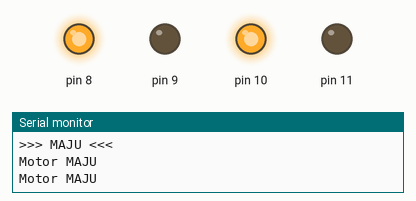
A sketch run on a simulated Arduino Uno, built with avr-gcc and run on an emulated ATmega328P. On the bench: output pins drawn as LEDs (lit = HIGH), the last lines printed to the serial monitor.

Above: at 1.0 s.
At 2.5 s:
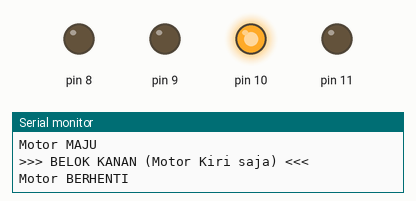
At 4.0 s:
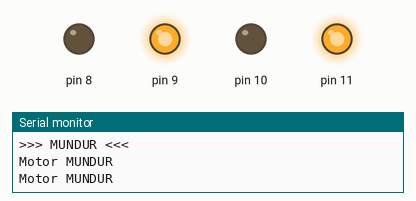
At 6.5 s:
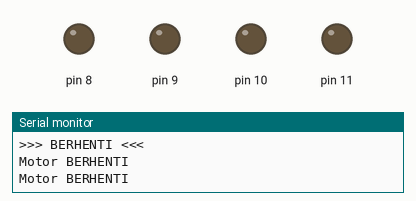
Timing chart, 0 to 10.4 s (numbered marks = the images above):
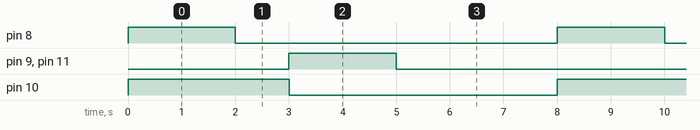

The sketch:

16d.ino
```cpp
// ==========================================
// (1) DEFINISI CLASS MOTORDC ("Library")
// ==========================================
class MotorDC {
  private:
    byte pinIN1;  // Pin kontrol arah 1
    byte pinIN2;  // Pin kontrol arah 2
    byte pinPWM;  // Pin kecepatan (PWM) - optional

  public:
    // Constructor untuk motor tanpa kontrol kecepatan (hanya ON/OFF)
    MotorDC(byte in1, byte in2) {
        pinIN1 = in1;
        pinIN2 = in2;
        pinPWM = 255; // Default tidak dipakai
        pinMode(pinIN1, OUTPUT);
        pinMode(pinIN2, OUTPUT);
        digitalWrite(pinIN1, LOW);
        digitalWrite(pinIN2, LOW);
    }

    // Constructor untuk motor DENGAN kontrol kecepatan
    MotorDC(byte in1, byte in2, byte pwm) {
        pinIN1 = in1;
        pinIN2 = in2;
        pinPWM = pwm;
        pinMode(pinIN1, OUTPUT);
        pinMode(pinIN2, OUTPUT);
        pinMode(pinPWM, OUTPUT);
        digitalWrite(pinIN1, LOW);
        digitalWrite(pinIN2, LOW);
    }

    // Method: Maju
    void maju(int kecepatan) {
        digitalWrite(pinIN1, HIGH);
        digitalWrite(pinIN2, LOW);
        if (pinPWM != 255) {  // Jika pin PWM diset
            analogWrite(pinPWM, kecepatan);
        }
        Serial.println("Motor MAJU");
    }

    // Method: Mundur
    void mundur(int kecepatan) {
        digitalWrite(pinIN1, LOW);
        digitalWrite(pinIN2, HIGH);
        if (pinPWM != 255) {
            analogWrite(pinPWM, kecepatan);
        }
        Serial.println("Motor MUNDUR");
    }

    // Method: Berhenti
    void berhenti() {
        digitalWrite(pinIN1, LOW);
        digitalWrite(pinIN2, LOW);
        if (pinPWM != 255) {
            analogWrite(pinPWM, 0);
        }
        Serial.println("Motor BERHENTI");
    }
};

// ==========================================
// (2) MEMBUAT OBJEK MOTOR
// ==========================================
MotorDC motorKanan(8, 9);    // IN1=8, IN2=9 (tanpa PWM)
MotorDC motorKiri(10, 11);   // IN1=10, IN2=11 (tanpa PWM)

void setup() {
    Serial.begin(9600);
    Serial.println("Library MotorDC Siap!");
}

void loop() {
    // (3) Demo: Robot zig-zag
    Serial.println(">>> MAJU <<<");
    motorKanan.maju(255);
    motorKiri.maju(255);
    delay(2000);

    Serial.println(">>> BELOK KANAN (Motor Kiri saja) <<<");
    motorKanan.berhenti();  // Motor kanan diam
    // Motor kiri tetap maju
    delay(1000);

    Serial.println(">>> MUNDUR <<<");
    motorKanan.mundur(200);
    motorKiri.mundur(200);
    delay(2000);

    Serial.println(">>> BERHENTI <<<");
    motorKanan.berhenti();
    motorKiri.berhenti();
    delay(3000);
}
```

Measured:
- by itself, pin 8, pin 9, pin 11: alternates HIGH for 2.0 s and LOW for 6.0 s
- by itself, pin 10: alternates HIGH for 3.0 s and LOW for 5.0 s
- by itself, everything shown: repeats every 8.0 s, in 4 steps
